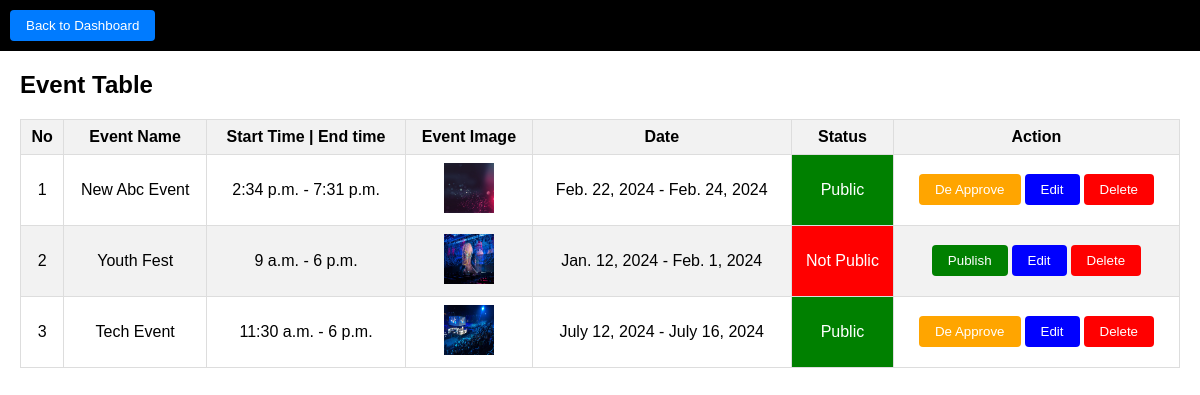
The page /nadmin/eventlistall on the database its author committed.
### eventapp/models.py (models this page shows, shortened)
class EventRegister(models.Model):
    event_organizer = models.ForeignKey(EventOrganizer, on_delete=models.CASCADE, null=True, default=1)
    event_name = models.CharField(max_length=100)
    event_image = models.ImageField(upload_to='event_images')
    description = models.TextField()
    start_time = models.TimeField(null=True)
    end_time = models.TimeField(null=True)
    start_date = models.DateField()
    end_date = models.DateField()
    ticket_price = models.PositiveIntegerField()
    slots_available = models.PositiveIntegerField(null=True)
    district = models.CharField(max_length=100)
    city = models.CharField(max_length=100)
    place = models.CharField(max_length=200)
    focus = models.CharField(max_length=20, choices=roles)
    status = models.BooleanField(default=False)

### adminapp/views.py (the view)
# urls.py: path('eventlistall',views.EventList,name='evall'),
def EventList(request):
    event = EventRegister.objects.all().order_by('-id')
    return render(request, 'eventlist.html', {'event': event})

### templates/eventlist.html (shortened to what this page needs)
<!DOCTYPE html>
<html lang="en">
<head>
</head>
<body>
    <div class="navbar">
        <button onclick="goBack()">Back to Dashboard</button>
    </div>
    <div class="container">
        <h2>Event Table</h2>
        {% if event %}
        <table>
            <thead>
                <tr>
                    <th>No</th>
                    <th>Event Name</th>
                    <th>Start Time | End time</th>
                    <th>Event Image</th>
                    <th>Date</th>
                    <th>Status</th>
                    <th>Action</th>
                </tr>
            </thead>
            <tbody>
            {% for i in event %}
                <tr>
                    <td>{{forloop.counter}}</td>
                    <td>{{i.event_name}}</td>
                    <td>{{i.start_time}} - {{i.end_time}}</td>
                    <td><img src="{{i.event_image.url}}" alt="Event 1 Image" width="50px;" height="50px;"></td>
                    <td>{{i.start_date}} - {{i.end_date}}</td>
                    {% if i.status == True %}
                    <td style="color:white;background-color:green;">Public</td>
                    {% else %}
                    <td style="color:white;background-color:red;">Not Public</td>
                    {% endif %}
                    <td>{% if i.status == True %}<a href="{% url 'adi' i.id %}"><button style="margin-right:4px;background-color:orange;color:white;">De Approve</button></a>{% else %}<a href="{% url 'aei' i.id %}"><button style="margin-right:4px;background-color:green;color:white;">Publish</button></a>{% endif %}<a href="{% url 'eedit' i.id %}"><button style="background-color:blue;color:white;">Edit</button></a><a href="{% url 'delev' i.id %}"><button style="margin-left:4px;background-color:red;color:white;">Delete</button></a></td>
                </tr>
            {% endfor %}
            </tbody>
        </table>
        {% else %}
        <h1 style="text-align:center;color:blue;">No Events Yet Created..!</h1>
        {% endif %}
    </div>
</body>
</html>

### templates/eventlist.html (style rules this page uses)
body { font-family: Arial, sans-serif; margin: 0; padding: 0; }
.navbar { background-color: black; color: white; padding: 10px; }
.container { margin: 20px; }
table { width: 100%; border-collapse: collapse; }
th, td { border: 1px solid #ddd; padding: 8px; text-align: center; }
th { background-color: #f2f2f2; }
tr:nth-child(even) { background-color: #f2f2f2; }
button { background-color: #007bff; color: white; border: none; padding: 8px 16px; border-radius: 4px; cursor: pointer; }

### rows shown on the page
EventRegister: event_name "New Abc Event", start_time "2:34 p.m.", end_time "7:31 p.m.", event_image (picture), start_date "Feb. 22, 2024", end_date "Feb. 24, 2024", status "Public"
EventRegister: event_name "Youth Fest", start_time "9 a.m.", end_time "6 p.m.", event_image (picture), start_date "Jan. 12, 2024", end_date "Feb. 1, 2024", status "Not Public"
EventRegister: event_name "Tech Event", start_time "11:30 a.m.", end_time "6 p.m.", event_image (picture), start_date "July 12, 2024", end_date "July 16, 2024", status "Public"
